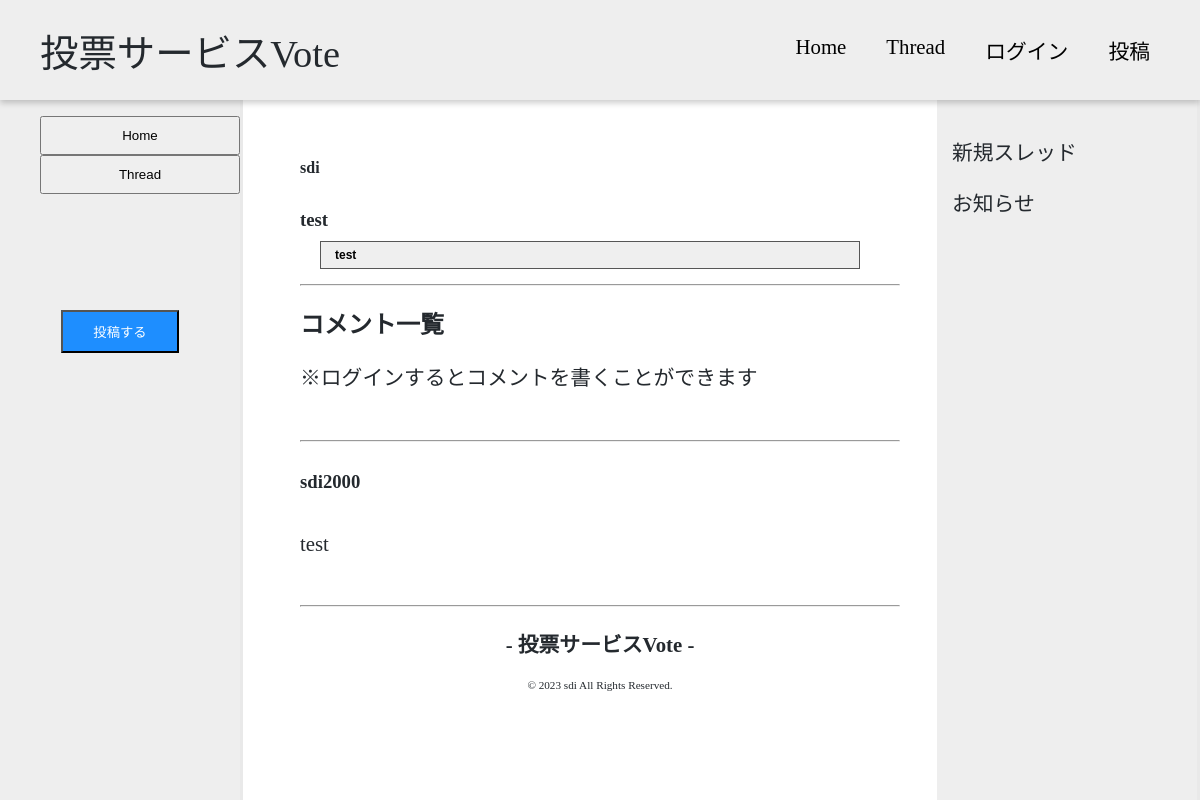
The page /vote/eafa4645000f45c5859e32b718a727d6/ on the database its author committed.
### vote/models.py (models this page shows, shortened)
class Vote(models.Model):
    id = models.UUIDField(primary_key=True,default=uuid.uuid4, editable=False)
    user = models.ForeignKey(User, on_delete=models.CASCADE)
    questionText = models.CharField(max_length=200)
    createdAt = models.DateTimeField(auto_now_add=True)
    image = models.ImageField(blank=True, null=True, upload_to=upload_profile_image_path)
    isLimitedRelease = models.BooleanField(default=False)
    numberOfVotes = models.ManyToManyField(User, blank=True,related_name="numberOfVotes")
    pv = models.IntegerField(default=0)

class User(AbstractBaseUser):
    id = models.UUIDField(primary_key=True, default=uuid.uuid4, editable=True)
    ip = models.GenericIPAddressField(null=True)
    active = models.BooleanField(default=True)
    staff = models.BooleanField(default=False)
    admin = models.BooleanField(default=False)
    user_id = models.CharField(default=random.create_string(10), unique=True,max_length=20)
    username = models.CharField(max_length=30, default="No name")
    USERNAME_FIELD = 'user_id'
    objects = UserManager()

class Choice(models.Model):
    id = models.UUIDField(primary_key=True,default=uuid.uuid4, editable=False)
    text = models.CharField(max_length=200)
    votedUserCount = models.ManyToManyField(User, blank=True)
    vote = models.ForeignKey(Vote,  on_delete=models.CASCADE,related_name="choices")
    def __str__(self) -> str:
       return self.text

class VoteComment(models.Model):
    id = models.UUIDField(primary_key=True,default=uuid.uuid4, editable=False)
    title = models.CharField(max_length=200)
    user = models.ForeignKey(User, on_delete=models.CASCADE)
    createdAt = models.DateTimeField(auto_now_add=True)
    vote = models.ForeignKey(Vote,  on_delete=models.CASCADE,related_name="comment")
    def __str__(self) -> str:
       return self.vote.questionText+"：　"+ self.title

### vote/views/main.py (the view, shortened to what this page needs)
# urls.py: path("vote/<str:pk>/", main.VoteDetailsView.as_view(), name="details"),
class VoteDetailsView(View):
  def get(self,request,pk):
    vote = Vote.objects.prefetch_related('choices').get(id=pk)
    user = self.request.user
    count = len(vote.numberOfVotes.all())
    comments = VoteComment.objects.filter(vote=vote.id).order_by('-createdAt')
    print("コメント取得できていますか？")
    print(comments)
    context = {
      'vote': vote,
      "request": request,
      "count":count,
      "user":user,
      "comments":comments
    }
    print(user,"user")
    if self.request.user.is_anonymous:
      user_id = request.COOKIES.get("id")
      if user_id != None:
        print("ログインしてないが、user_idがあるuserです")
        user = User.objects.get(id=user_id)
      else:
        print("ログインしてないかつ、user_idがないuserです")
        return render(request,"voteDetails.html",context)

### vote/templatetags/custom_filters.py (called while the page is built)
@register.filter
def get_news(value):
    blogs = Blog.objects.all().order_by('-createdAt')[:3]
    return blogs

### vote/templates/voteDetails.html (shortened to what this page needs)
{% extends 'base.html' %}
{% load static %}
{% load custom_filters %}
{% block css %}
  <link rel="stylesheet"  type="text/css" href="{% static 'css/vote.details.css' %}">
{% endblock %}
{% block content %}
  <div class="profile">
    <h4 class="profile-username">{{vote.user.username}}</h4>
  </div>
  <div class="content">
    <h3 class="questionText">{{vote.questionText}}</h3>
    {% if  user in vote.numberOfVotes.all %}
    {% for choice in vote.choices.all %}
    <div type="submit" class="choice">
        <div class="choice-content">
            {% with percent=choices_percent_list|get_item:forloop.counter0 %}
              {% if percent == 0 %}
                <h4 class="choice-text">{{ choice }}</h4>
                <h4 class="choice-percent">{{ percent }}%</h4>
              {% else %}
                <div class="choice-background" style="width:{{ percent }}%;"></div>
                <h4 class="choice-text">{{ choice }}</h4>
                <h4 class="choice-percent">{{ percent }}%</h4>
              {% endif %}
            {% endwith %}
        </div>
    </div>
    {% endfor %}
    <p class="voted-count-text ">{{count}}人が投票しています</p>
    {% else %}
      {% for choice in vote.choices.all %}
      <form method="post" action='{% url "details" vote.id%}'>
        <button type="submit" class="choice">
          <div class="choice-content">
            <h4 class="choice-text">{{choice}}</h4>
          </div>
        </button>
      </form>
      {% endfor %}
    {% endif %}
  </div>
  <div class="comment-content">
    <hr>
    <h2>コメント一覧</h2>
      {% if request.user.is_anonymous  %}
        <p class="comment-anotation">※ログインするとコメントを書くことができます</p>
        <br>
      {% endif %}
      {% for comment in comments %}
      <hr>
      <div class="comment-list">
        <h3 class="comment-name">{{comment.user}}</h3>
      </div>
      <p class="comment-title"> {{comment.title}}</p>
      {% endfor %}
  </div>
{% endblock %}

### static/css/vote.details.css (style rules this page uses)
.profile { display: flex; }
.questionText { margin-top: 10px; margin-bottom: 10px; }
.content .choice { border: solid 0.5px #565656; margin-bottom: 5px; font-size: 0.9rem; margin-left: 20px; width: 90%; color: black; }
.content .choice .choice-content { display: flex; align-items: center; position: relative; height: 1.5rem; }
.content .choice .choice-text { padding-left: 0.5rem; font-size: 0.75rem; position: absolute; left: 0; color: black; }
.comment-list { display: flex; align-items: center; }

### static/css/vote.base.css (style rules this page uses)
html { font-size: 100%; }
body { color: #24292e; font-family: "Sawarabi Gothic"; padding-top: 130px; background-color: #FFF0F5; background-color: white; display: flex; }
hr { margin-top: 10px; margin-bottom: 10px; }
p { font-size: 1.3rem; }

### rows shown on the page
Vote: user.username "sdi", questionText "test"
Choice: text "test"
VoteComment: user "sdi2000", title "test"
